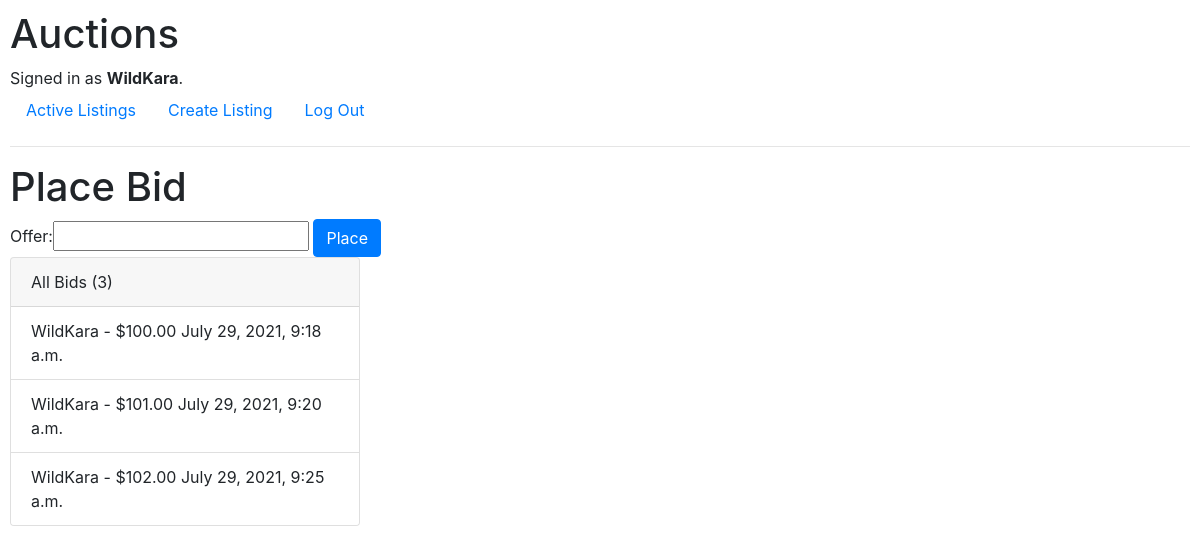
The app's page /1/bid (signed in), older data.
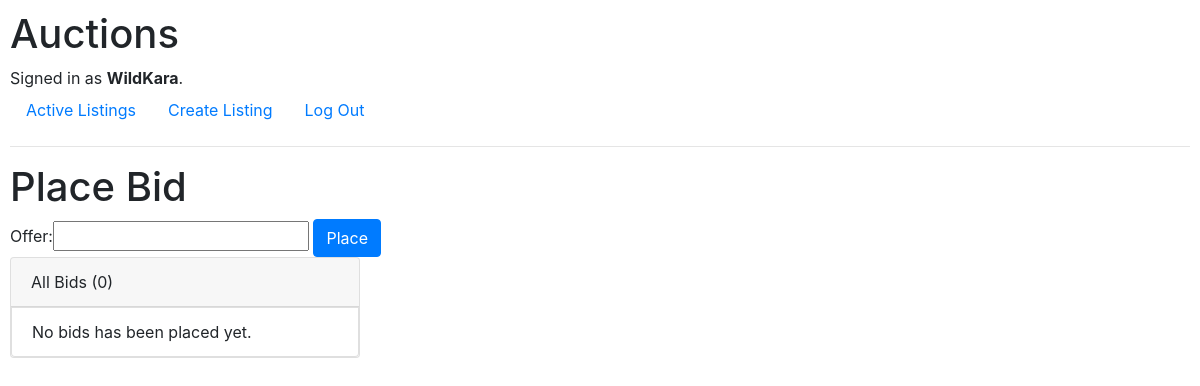
The same page, newer data.
### auctions/models.py (models this page shows, shortened)
class Bid(models.Model):
    listing = models.ForeignKey(Listing, on_delete=models.CASCADE, related_name="bids")
    author = models.ForeignKey(User, on_delete=models.CASCADE, null=True)
    offer = models.DecimalField(decimal_places=2, max_digits=5)
    date = models.DateTimeField(auto_now_add=True, null=True)

class User(AbstractUser):
    pass

### auctions/views.py (the view)
# urls.py: path('<int:listing_id>/bid', views.bid, name="bid"),
def bid(request, listing_id):
    listing = Listing.objects.get(pk=listing_id)
    bids = Bid.objects.filter(listing=listing)
    bid_count = bids.count()
    form = NewBidForm(request.POST)
    if form.is_valid():
        offer = float(request.POST['offer'])
        if is_valid(offer, listing):
            newBid = form.save(commit=False)
            listing.current_bid = offer
            newBid.listing = listing
            newBid.author = request.user
            newBid.save()
            listing.save()
            return HttpResponseRedirect(reverse("bid", args=[listing_id]))
        else:
            return render(request, "auctions/bid.html", {
                "listing": listing,
                "form": NewBidForm(),
                "value_error": True,
                "bid_count": bid_count
            })
    else:
        return render(request, "auctions/bid.html", {
            "form": NewBidForm(),
            "listing": listing,
            "bid_count": bid_count
        })

### auctions/forms.py
class NewBidForm(ModelForm):
    class Meta:
        model = Bid
        fields = ['offer']

### auctions/templates/auctions/bid.html (shortened to what this page needs)
{% extends 'auctions/layout.html' %}
{% block body %}
    {% if user.is_authenticated and listing.author != user %}
        <h1>Place Bid</h1>
        <form action="" method="POST">
            {{ form }}
            <button type="submit" class="btn btn-primary">Place</button>
        </form>
        <div class="card" style="width: 350px">
            <div class="card-header">All Bids ({{ bid_count }})</div>
            {% for bid in listing.bids.all %}
                <ul class="list-group list-group-flush">
                    <li class="list-group-item">{{ bid.author }} - ${{ bid.offer }} {{ bid.date }}</li>
                    {% empty %}
                <li class="list-group-item">No bids has been placed yet.</li>
            {% endfor %}
          </div>
    {% else %}
    <div class="alert alert-danger" role="alert">
        You can't bid on this item because you are the creator of that listing!
    </div>
    {% endif %}
{% endblock body %}

Row changes from the older to the newer data that the page shows:
removed Bid: author "WildKara", offer "100.00", date "July 29, 2021, 9:18 a.m."
removed Bid: author "WildKara", offer "101.00", date "July 29, 2021, 9:20 a.m."
removed Bid: author "WildKara", offer "102.00", date "July 29, 2021, 9:25 a.m."
Text that changed along with them:
{{ bid_count }}: "3" → "0"
text now shown: "No bids has been placed yet."
